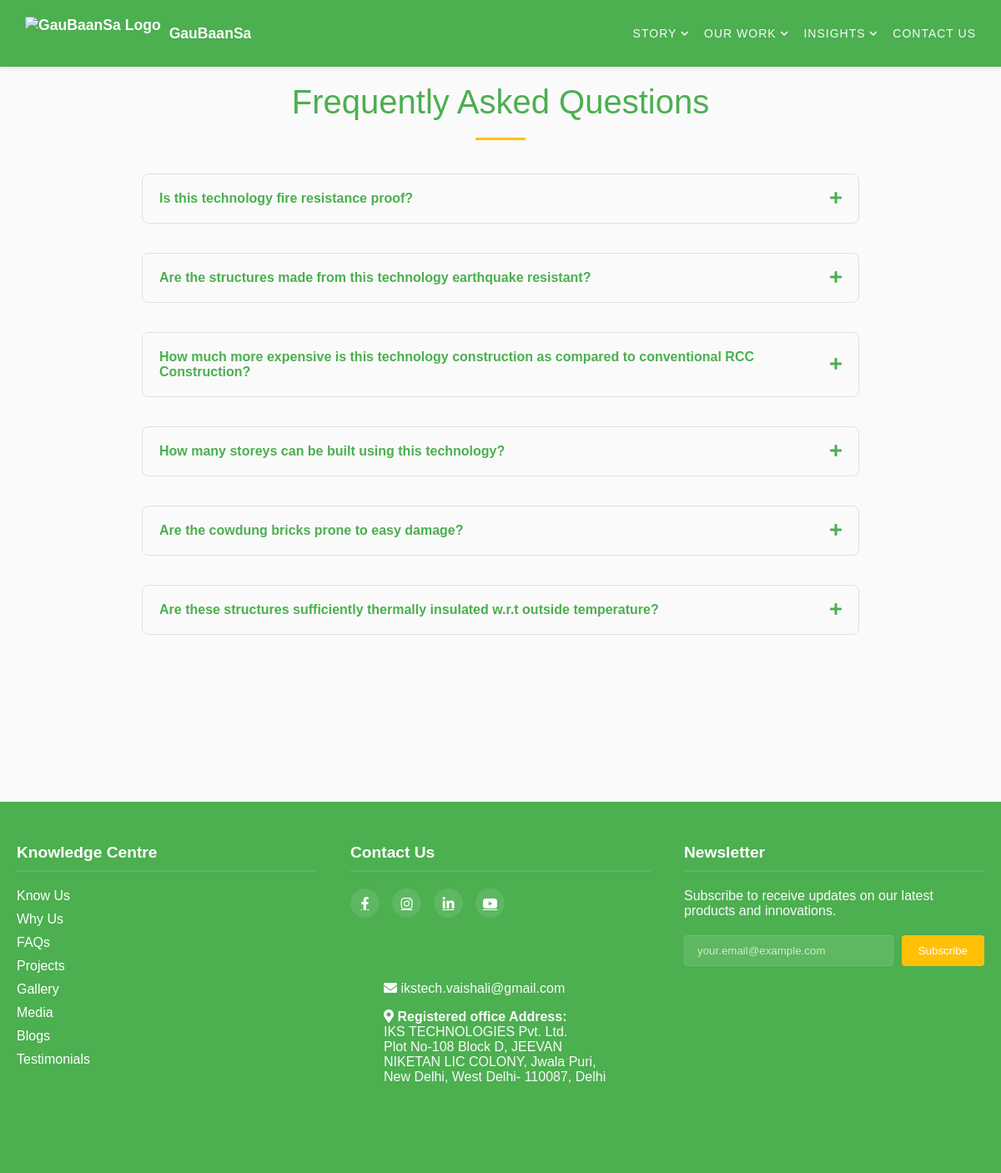
Page /faq on the committed database.
### app.py (models this page shows)
class FAQ(db.Model):
    id = db.Column(db.Integer, primary_key=True)
    question = db.Column(db.String(300), nullable=False)
    answer = db.Column(db.Text, nullable=False)

### app.py (the view)
@app.route("/faq")
def faq():
    faqs = FAQ.query.order_by(FAQ.id).all()
    title = "Frequently Asked Questions (FAQ) | GauBaanSa"
    description = "Find answers to common questions about our green construction technology, including fire resistance, earthquake safety, cost, and material durability."
    return render_template("faq.html", title=title, faqs=faqs, meta_description=description)

### app.py (called while the page is built)
@app.before_request
def handle_canonical_domain():
    if request.host == 'ikstech.co.in':
        new_url = request.url.replace('//ikstech.co.in', '//www.ikstech.co.in', 1)
        return redirect(new_url, code=301)

@app.context_processor
def inject_global_vars():
    return dict(
        cache_buster=int(time.time()),
        request=request,
        default_og_image=url_for('static', filename='images/logo.png', _external=True)
    )

### templates/faq.html (shortened to what this page needs)
{% extends "base.html" %}
{% block extra_head %}
<link rel="stylesheet" href="{{ url_for('static', filename='css/components/faq.css', v=cache_buster) }}">
{% endblock %}
{% block content %}
<div class="faq-page">
    <h1>Frequently Asked Questions</h1>
    <div class="faq-container">
        {% for item in faqs %}
        <div class="faq-item">
            <button class="faq-question" aria-expanded="false" aria-controls="faq-answer-{{ item.id }}">
                <h3>{{ item.question }}</h3>
                <span class="faq-toggle"><i class="fas fa-plus"></i></span>
            </button>
        </div>
        {% endfor %}
    </div>
</div>
{% endblock %}

### static/css/style.css (style rules this page uses)
html { box-sizing: border-box; }
*, *:before, *:after { box-sizing: inherit; }
html { scroll-behavior: smooth; }
body { font-family: 'Montserrat', Arial, sans-serif; margin: 0; padding: 0; background-color: var(--white); color: var(--text-dark); }
h1, h2, h3 { color: var(--primary); margin: 0 0 var(--spacing-md); transition: all 0.3s ease; }
h1 { font-size: 2.5em; font-weight: 300; text-align: center; position: relative; animation: fadeInUp 1s ease-out; }
h1:after { content: ''; display: block; width: 60px; height: 3px; background: var(--secondary); margin: var(--spacing-md) auto; animation: fadeIn 1.5s ease-out 0.5s both; }
h3 { transition: color 0.3s ease, transform 0.3s ease; }
.faq-page { max-width: 800px; margin: 0 auto; padding: 0 20px 80px; }
.faq-container { margin-top: 40px; }
.faq-item { margin-bottom: 20px; border: 1px solid #e0e0e0; border-radius: 8px; overflow: hidden; }
.faq-question { padding: 20px; background: white; cursor: pointer; display: flex; justify-content: space-between; align-items: center; transition: background-color 0.3s ease; }
.faq-question h3 { margin: 0; color: var(--primary); font-size: 1.1em; font-weight: 500; }
.faq-toggle { color: var(--primary); }

### static/css/components/faq.css (style rules this page uses)
.faq-page { max-width: 900px; margin: 0 auto; padding: 0 20px 80px; }
.faq-container { margin-top: 40px; display: flex; flex-direction: column; gap: 15px; }
.faq-item { border: 1px solid #e0e0e0; border-radius: 8px; overflow: hidden; background: var(--white); transition: var(--transition); }
.faq-question { width: 100%; padding: 20px; background: transparent; border: none; cursor: pointer; display: flex; justify-content: space-between; align-items: center; text-align: left; transition: background-color 0.3s ease; }
.faq-question h3 { margin: 0; color: var(--primary); font-size: 1.2em; font-weight: 600; }
.faq-toggle { color: var(--primary); font-size: 1.2em; transition: transform 0.3s ease; }

### static/css/components/_variables.css (style rules this page uses)
:root { --primary: #4CAF50; --secondary: #FFC107; --accent: #F1F8E9; --text-dark: #212121; --text-light: #757575; --white: #FAFAFA; --danger: #e74c3c; --spacing-sm: 10px; --spacing-md: 20px; --spacing-lg: 30px; --spacing-xl: 40px; --shadow-sm: 0 2px 4px rgba(0,0,0,0.1); --shadow-md: 0 4px 8px rgba(0,0,0,0.15); --shadow-lg: 0 8px 16px rgba(0,0,0,0.2); --transition: all 0.3s ease; }

### static/css/components/_base.css (style rules this page uses)
html { scroll-behavior: smooth; }
body { font-family: 'Montserrat', Arial, sans-serif; margin: 0; padding: 0; background-color: var(--white); color: var(--text-dark); }

### rows in the picture
FAQ: question "Is this technology fire resistance proof?"
FAQ: question "Are the structures made from this technology earthquake resistant?"
FAQ: question "How much more expensive is this technology construction as compared to conventional RCC Construction?"
FAQ: question "How many storeys can be built using this technology?"
FAQ: question "Are the cowdung bricks prone to easy damage?"
FAQ: question "Are these structures sufficiently thermally insulated w.r.t outside temperature?"
